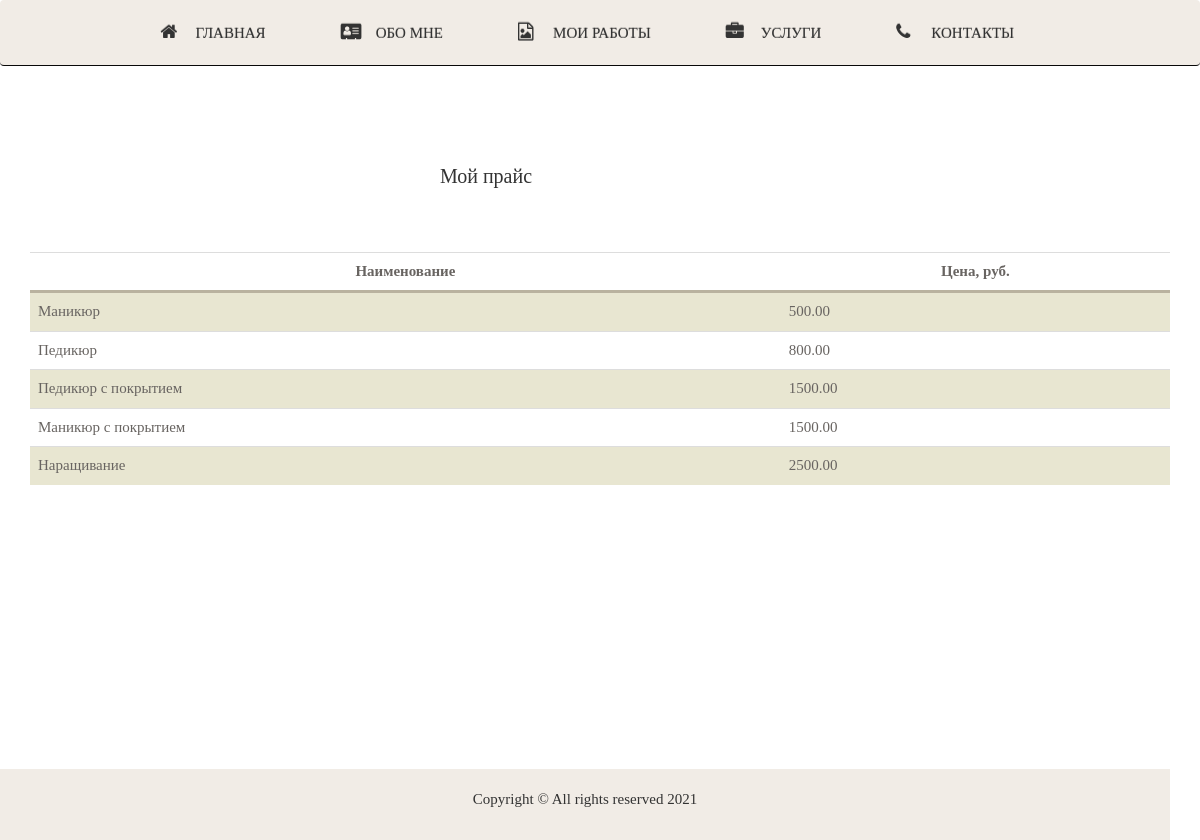
/services, run on the app's committed database.
### sworkshop/models.py (models this page shows, shortened)
class Price(models.Model):
    name = models.CharField(max_length=100, verbose_name='Наименование')
    cost = models.DecimalField(max_digits=6, decimal_places=2, blank=True, null=False, verbose_name='Цена')
    class Meta:
        verbose_name = ' Прайс '
        verbose_name_plural = 'Прайс'

### sworkshop/views.py (the view)
# urls.py: path('services', views.services, name='services'),
def services(request):
    price_list = Price.objects.all()
    return render(request, 'sworkshop/services.html', {'price_list': price_list})

### sworkshop/templates/sworkshop/services.html (shortened to what this page needs)
{% extends 'sworkshop/layout.html'%}
{% load static %}
{% block content %}
<div class="price">
    <div class="container">
        <div class="title">
            <h3 class="price" align="center">Мой прайс</h3>
        </div>
        <div class="table-responsive">
            <table class="table">
                <tr>
                    <th>Наименование</th>
                    <th>Цена, руб.</th>
                </tr>
                {% for price in price_list %}
                <tr>
                    <td>{{price.name}}</td>
                    <td>{{price.cost}}</td>
                </tr>
                {% endfor %}
            </table>
        </div>
    </div>
</div>
{% endblock %}

### sworkshop/static/sworkshop/css/stylesheet.css (style rules this page uses)
.price { margin-top: 55px; font-family: cursive; }
.table-responsive { font-family: cursive; border-collapse: collapse; color: #686461; margin-top: 50px; font-size: 15px; }
.table { font-family: cursive; margin-top: 1em; font-size: 15px; }
.title { padding-top: 35px; width: 80%; font-family: cursive; text-align: center; font-size: 20px; }
.title h3 { font-family: cursive; font-size: 20px; }
th { margin-top: 15px; border-bottom: 3px solid #B9B29F; padding: 15px; text-align: center; }
td { padding: 10px 20px 10px 30px; }
th { padding: 10px 200px 10px 25px; }
tr:nth-child(odd) { background: white; }
tr:nth-child(even) { background: #E8E6D1; }

### data on the page
Price: name "Маникюр", cost "500.00"
Price: name "Педикюр", cost "800.00"
Price: name "Педикюр с покрытием", cost "1500.00"
Price: name "Маникюр с покрытием", cost "1500.00"
Price: name "Наращивание", cost "2500.00"
